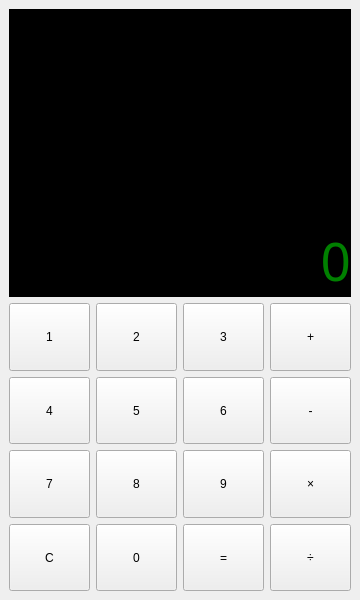
<?xml version="1.0" encoding="UTF-8"?>
<ui version="4.0">
 <class>MainWindow</class>
 <widget class="QMainWindow" name="MainWindow">
  <property name="geometry">
   <rect>
    <x>0</x>
    <y>0</y>
    <width>360</width>
    <height>600</height>
   </rect>
  </property>
  <property name="sizePolicy">
   <sizepolicy hsizetype="Maximum" vsizetype="Maximum">
    <horstretch>0</horstretch>
    <verstretch>0</verstretch>
   </sizepolicy>
  </property>
  <property name="windowTitle">
   <string>Calculator</string>
  </property>
  <widget class="QWidget" name="centralwidget">
   <layout class="QGridLayout" name="gridLayout_2">
    <item row="0" column="0">
     <layout class="QVBoxLayout" name="verticalLayout">
      <item>
       <widget class="Label" name="label">
        <property name="enabled">
         <bool>true</bool>
        </property>
        <property name="sizePolicy">
         <sizepolicy hsizetype="Expanding" vsizetype="Expanding">
          <horstretch>0</horstretch>
          <verstretch>0</verstretch>
         </sizepolicy>
        </property>
        <property name="font">
         <font>
          <family>FiraMono Nerd Font</family>
          <pointsize>40</pointsize>
          <kerning>false</kerning>
          <fontweight>Black</fontweight>
         </font>
        </property>
        <property name="layoutDirection">
         <enum>Qt::LayoutDirection::LeftToRight</enum>
        </property>
        <property name="autoFillBackground">
         <bool>false</bool>
        </property>
        <property name="styleSheet">
         <string notr="true">background-color: black; color: green;</string>
        </property>
        <property name="frameShape">
         <enum>QFrame::Shape::NoFrame</enum>
        </property>
        <property name="frameShadow">
         <enum>QFrame::Shadow::Plain</enum>
        </property>
        <property name="text">
         <string>0</string>
        </property>
        <property name="textFormat">
         <enum>Qt::TextFormat::AutoText</enum>
        </property>
        <property name="scaledContents">
         <bool>false</bool>
        </property>
        <property name="alignment">
         <set>Qt::AlignmentFlag::AlignBottom|Qt::AlignmentFlag::AlignRight|Qt::AlignmentFlag::AlignTrailing</set>
        </property>
        <property name="wordWrap">
         <bool>false</bool>
        </property>
        <property name="margin">
         <number>10</number>
        </property>
       </widget>
      </item>
      <item>
       <layout class="QGridLayout" name="gridLayout">
        <item row="0" column="2">
         <widget class="numberButton" name="Button_3">
          <property name="sizePolicy">
           <sizepolicy hsizetype="Minimum" vsizetype="Expanding">
            <horstretch>0</horstretch>
            <verstretch>0</verstretch>
           </sizepolicy>
          </property>
          <property name="text">
           <string>3</string>
          </property>
         </widget>
        </item>
        <item row="3" column="3">
         <widget class="operationButton" name="Button_Div">
          <property name="sizePolicy">
           <sizepolicy hsizetype="Minimum" vsizetype="Expanding">
            <horstretch>0</horstretch>
            <verstretch>0</verstretch>
           </sizepolicy>
          </property>
          <property name="text">
           <string>÷</string>
          </property>
         </widget>
        </item>
        <item row="0" column="1">
         <widget class="numberButton" name="Button_2">
          <property name="sizePolicy">
           <sizepolicy hsizetype="Minimum" vsizetype="Expanding">
            <horstretch>0</horstretch>
            <verstretch>0</verstretch>
           </sizepolicy>
          </property>
          <property name="text">
           <string>2</string>
          </property>
         </widget>
        </item>
        <item row="1" column="3">
         <widget class="operationButton" name="Button_Minus">
          <property name="sizePolicy">
           <sizepolicy hsizetype="Minimum" vsizetype="Expanding">
            <horstretch>0</horstretch>
            <verstretch>0</verstretch>
           </sizepolicy>
          </property>
          <property name="text">
           <string>-</string>
          </property>
         </widget>
        </item>
        <item row="0" column="3">
         <widget class="operationButton" name="Button_Plus">
          <property name="sizePolicy">
           <sizepolicy hsizetype="Minimum" vsizetype="Expanding">
            <horstretch>0</horstretch>
            <verstretch>0</verstretch>
           </sizepolicy>
          </property>
          <property name="text">
           <string>+</string>
          </property>
         </widget>
        </item>
        <item row="3" column="1">
         <widget class="numberButton" name="Button_0">
          <property name="sizePolicy">
           <sizepolicy hsizetype="Minimum" vsizetype="Expanding">
            <horstretch>0</horstretch>
            <verstretch>0</verstretch>
           </sizepolicy>
          </property>
          <property name="text">
           <string>0</string>
          </property>
         </widget>
        </item>
        <item row="1" column="2">
         <widget class="numberButton" name="Button_6">
          <property name="sizePolicy">
           <sizepolicy hsizetype="Minimum" vsizetype="Expanding">
            <horstretch>0</horstretch>
            <verstretch>0</verstretch>
           </sizepolicy>
          </property>
          <property name="text">
           <string>6</string>
          </property>
         </widget>
        </item>
        <item row="2" column="1">
         <widget class="numberButton" name="Button_8">
          <property name="sizePolicy">
           <sizepolicy hsizetype="Minimum" vsizetype="Expanding">
            <horstretch>0</horstretch>
            <verstretch>0</verstretch>
           </sizepolicy>
          </property>
          <property name="text">
           <string>8</string>
          </property>
         </widget>
        </item>
        <item row="2" column="3">
         <widget class="operationButton" name="Button_Into">
          <property name="sizePolicy">
           <sizepolicy hsizetype="Minimum" vsizetype="Expanding">
            <horstretch>0</horstretch>
            <verstretch>0</verstretch>
           </sizepolicy>
          </property>
          <property name="text">
           <string>×</string>
          </property>
          <property name="checkable">
           <bool>true</bool>
          </property>
         </widget>
        </item>
        <item row="1" column="1">
         <widget class="numberButton" name="Button_5">
          <property name="sizePolicy">
           <sizepolicy hsizetype="Minimum" vsizetype="Expanding">
            <horstretch>0</horstretch>
            <verstretch>0</verstretch>
           </sizepolicy>
          </property>
          <property name="text">
           <string>5</string>
          </property>
         </widget>
        </item>
        <item row="2" column="2">
         <widget class="numberButton" name="Button_9">
          <property name="sizePolicy">
           <sizepolicy hsizetype="Minimum" vsizetype="Expanding">
            <horstretch>0</horstretch>
            <verstretch>0</verstretch>
           </sizepolicy>
          </property>
          <property name="text">
           <string>9</string>
          </property>
         </widget>
        </item>
        <item row="3" column="2">
         <widget class="QPushButton" name="Button_Equal">
          <property name="sizePolicy">
           <sizepolicy hsizetype="Minimum" vsizetype="Expanding">
            <horstretch>0</horstretch>
            <verstretch>0</verstretch>
           </sizepolicy>
          </property>
          <property name="text">
           <string>=</string>
          </property>
         </widget>
        </item>
        <item row="2" column="0">
         <widget class="numberButton" name="Button_7">
          <property name="sizePolicy">
           <sizepolicy hsizetype="Minimum" vsizetype="Expanding">
            <horstretch>0</horstretch>
            <verstretch>0</verstretch>
           </sizepolicy>
          </property>
          <property name="text">
           <string>7</string>
          </property>
         </widget>
        </item>
        <item row="0" column="0">
         <widget class="numberButton" name="Button_1">
          <property name="sizePolicy">
           <sizepolicy hsizetype="Minimum" vsizetype="Expanding">
            <horstretch>0</horstretch>
            <verstretch>0</verstretch>
           </sizepolicy>
          </property>
          <property name="text">
           <string>1</string>
          </property>
          <property name="autoDefault">
           <bool>false</bool>
          </property>
          <property name="default">
           <bool>false</bool>
          </property>
         </widget>
        </item>
        <item row="1" column="0">
         <widget class="numberButton" name="Button_4">
          <property name="sizePolicy">
           <sizepolicy hsizetype="Minimum" vsizetype="Expanding">
            <horstretch>0</horstretch>
            <verstretch>0</verstretch>
           </sizepolicy>
          </property>
          <property name="text">
           <string>4</string>
          </property>
         </widget>
        </item>
        <item row="3" column="0">
         <widget class="QPushButton" name="Button_Clear">
          <property name="sizePolicy">
           <sizepolicy hsizetype="Minimum" vsizetype="Expanding">
            <horstretch>0</horstretch>
            <verstretch>0</verstretch>
           </sizepolicy>
          </property>
          <property name="text">
           <string>C</string>
          </property>
         </widget>
        </item>
       </layout>
      </item>
     </layout>
    </item>
   </layout>
  </widget>
 </widget>
 <customwidgets>
  <customwidget>
   <class>Label</class>
   <extends>QLabel</extends>
   <header>label.h</header>
   <slots>
    <slot>clrScreen()</slot>
    <slot>changeOutput()</slot>
    <slot>doOperation()</slot>
    <slot>getAnswer()</slot>
   </slots>
  </customwidget>
  <customwidget>
   <class>numberButton</class>
   <extends>QPushButton</extends>
   <header>numberbutton.h</header>
   <slots>
    <signal>clickWithButtonName()</signal>
   </slots>
  </customwidget>
  <customwidget>
   <class>operationButton</class>
   <extends>QPushButton</extends>
   <header>operationbutton.h</header>
   <slots>
    <signal>clickWithOperationName()</signal>
   </slots>
  </customwidget>
 </customwidgets>
 <resources/>
 <connections>
  <connection>
   <sender>Button_Clear</sender>
   <signal>clicked()</signal>
   <receiver>label</receiver>
   <slot>clrScreen()</slot>
   <hints>
    <hint type="sourcelabel">
     <x>43</x>
     <y>555</y>
    </hint>
    <hint type="destinationlabel">
     <x>93</x>
     <y>220</y>
    </hint>
   </hints>
  </connection>
  <connection>
   <sender>Button_1</sender>
   <signal>clickWithButtonName()</signal>
   <receiver>label</receiver>
   <slot>changeOutput()</slot>
   <hints>
    <hint type="sourcelabel">
     <x>73</x>
     <y>350</y>
    </hint>
    <hint type="destinationlabel">
     <x>142</x>
     <y>244</y>
    </hint>
   </hints>
  </connection>
  <connection>
   <sender>Button_2</sender>
   <signal>clickWithButtonName()</signal>
   <receiver>label</receiver>
   <slot>changeOutput()</slot>
   <hints>
    <hint type="sourcelabel">
     <x>161</x>
     <y>348</y>
    </hint>
    <hint type="destinationlabel">
     <x>222</x>
     <y>254</y>
    </hint>
   </hints>
  </connection>
  <connection>
   <sender>Button_3</sender>
   <signal>clickWithButtonName()</signal>
   <receiver>label</receiver>
   <slot>changeOutput()</slot>
   <hints>
    <hint type="sourcelabel">
     <x>237</x>
     <y>341</y>
    </hint>
    <hint type="destinationlabel">
     <x>223</x>
     <y>270</y>
    </hint>
   </hints>
  </connection>
  <connection>
   <sender>Button_4</sender>
   <signal>clickWithButtonName()</signal>
   <receiver>label</receiver>
   <slot>changeOutput()</slot>
   <hints>
    <hint type="sourcelabel">
     <x>57</x>
     <y>397</y>
    </hint>
    <hint type="destinationlabel">
     <x>60</x>
     <y>223</y>
    </hint>
   </hints>
  </connection>
  <connection>
   <sender>Button_5</sender>
   <signal>clickWithButtonName()</signal>
   <receiver>label</receiver>
   <slot>changeOutput()</slot>
   <hints>
    <hint type="sourcelabel">
     <x>147</x>
     <y>400</y>
    </hint>
    <hint type="destinationlabel">
     <x>153</x>
     <y>205</y>
    </hint>
   </hints>
  </connection>
  <connection>
   <sender>Button_6</sender>
   <signal>clickWithButtonName()</signal>
   <receiver>label</receiver>
   <slot>changeOutput()</slot>
   <hints>
    <hint type="sourcelabel">
     <x>253</x>
     <y>408</y>
    </hint>
    <hint type="destinationlabel">
     <x>262</x>
     <y>257</y>
    </hint>
   </hints>
  </connection>
  <connection>
   <sender>Button_7</sender>
   <signal>clickWithButtonName()</signal>
   <receiver>label</receiver>
   <slot>changeOutput()</slot>
   <hints>
    <hint type="sourcelabel">
     <x>36</x>
     <y>472</y>
    </hint>
    <hint type="destinationlabel">
     <x>39</x>
     <y>120</y>
    </hint>
   </hints>
  </connection>
  <connection>
   <sender>Button_8</sender>
   <signal>clickWithButtonName()</signal>
   <receiver>label</receiver>
   <slot>changeOutput()</slot>
   <hints>
    <hint type="sourcelabel">
     <x>120</x>
     <y>473</y>
    </hint>
    <hint type="destinationlabel">
     <x>130</x>
     <y>260</y>
    </hint>
   </hints>
  </connection>
  <connection>
   <sender>Button_9</sender>
   <signal>clickWithButtonName()</signal>
   <receiver>label</receiver>
   <slot>changeOutput()</slot>
   <hints>
    <hint type="sourcelabel">
     <x>213</x>
     <y>502</y>
    </hint>
    <hint type="destinationlabel">
     <x>245</x>
     <y>68</y>
    </hint>
   </hints>
  </connection>
  <connection>
   <sender>Button_0</sender>
   <signal>clickWithButtonName()</signal>
   <receiver>label</receiver>
   <slot>changeOutput()</slot>
   <hints>
    <hint type="sourcelabel">
     <x>158</x>
     <y>555</y>
    </hint>
    <hint type="destinationlabel">
     <x>213</x>
     <y>155</y>
    </hint>
   </hints>
  </connection>
  <connection>
   <sender>Button_Plus</sender>
   <signal>clickWithOperationName()</signal>
   <receiver>label</receiver>
   <slot>doOperation()</slot>
   <hints>
    <hint type="sourcelabel">
     <x>328</x>
     <y>334</y>
    </hint>
    <hint type="destinationlabel">
     <x>311</x>
     <y>192</y>
    </hint>
   </hints>
  </connection>
  <connection>
   <sender>Button_Minus</sender>
   <signal>clickWithOperationName()</signal>
   <receiver>label</receiver>
   <slot>doOperation()</slot>
   <hints>
    <hint type="sourcelabel">
     <x>330</x>
     <y>422</y>
    </hint>
    <hint type="destinationlabel">
     <x>335</x>
     <y>246</y>
    </hint>
   </hints>
  </connection>
  <connection>
   <sender>Button_Into</sender>
   <signal>clickWithOperationName()</signal>
   <receiver>label</receiver>
   <slot>doOperation()</slot>
   <hints>
    <hint type="sourcelabel">
     <x>294</x>
     <y>473</y>
    </hint>
    <hint type="destinationlabel">
     <x>286</x>
     <y>211</y>
    </hint>
   </hints>
  </connection>
  <connection>
   <sender>Button_Div</sender>
   <signal>clickWithOperationName()</signal>
   <receiver>label</receiver>
   <slot>doOperation()</slot>
   <hints>
    <hint type="sourcelabel">
     <x>314</x>
     <y>543</y>
    </hint>
    <hint type="destinationlabel">
     <x>277</x>
     <y>113</y>
    </hint>
   </hints>
  </connection>
  <connection>
   <sender>Button_Equal</sender>
   <signal>clicked()</signal>
   <receiver>label</receiver>
   <slot>getAnswer()</slot>
   <hints>
    <hint type="sourcelabel">
     <x>221</x>
     <y>565</y>
    </hint>
    <hint type="destinationlabel">
     <x>195</x>
     <y>255</y>
    </hint>
   </hints>
  </connection>
 </connections>
 <slots>
  <slot>slotToClearScreen()</slot>
 </slots>
</ui>
